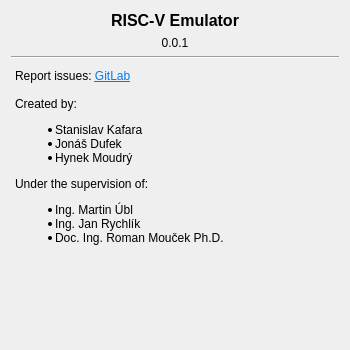
<?xml version="1.0" encoding="UTF-8"?>
<ui version="4.0">
 <class>AboutWindow</class>
 <widget class="QDialog" name="AboutWindow">
  <property name="geometry">
   <rect>
    <x>0</x>
    <y>0</y>
    <width>350</width>
    <height>350</height>
   </rect>
  </property>
  <property name="sizePolicy">
   <sizepolicy hsizetype="Fixed" vsizetype="Fixed">
    <horstretch>0</horstretch>
    <verstretch>0</verstretch>
   </sizepolicy>
  </property>
  <property name="minimumSize">
   <size>
    <width>350</width>
    <height>350</height>
   </size>
  </property>
  <property name="maximumSize">
   <size>
    <width>350</width>
    <height>350</height>
   </size>
  </property>
  <property name="windowTitle">
   <string>About RISC-V Emulator</string>
  </property>
  <layout class="QVBoxLayout" name="verticalLayout_2">
   <item>
    <layout class="QVBoxLayout" name="verticalLayout">
     <item>
      <widget class="QLabel" name="label">
       <property name="font">
        <font>
         <pointsize>12</pointsize>
         <bold>true</bold>
        </font>
       </property>
       <property name="text">
        <string>RISC-V Emulator</string>
       </property>
       <property name="alignment">
        <set>Qt::AlignCenter</set>
       </property>
      </widget>
     </item>
     <item>
      <widget class="QLabel" name="label_2">
       <property name="text">
        <string>0.0.1</string>
       </property>
       <property name="alignment">
        <set>Qt::AlignCenter</set>
       </property>
      </widget>
     </item>
     <item>
      <widget class="Line" name="line">
       <property name="orientation">
        <enum>Qt::Horizontal</enum>
       </property>
      </widget>
     </item>
     <item>
      <widget class="QTextBrowser" name="textBrowser">
       <property name="styleSheet">
        <string notr="true">background-color: rgba(255, 255, 255, 0);</string>
       </property>
       <property name="frameShape">
        <enum>QFrame::NoFrame</enum>
       </property>
       <property name="frameShadow">
        <enum>QFrame::Plain</enum>
       </property>
       <property name="html">
        <string>&lt;!DOCTYPE HTML PUBLIC &quot;-//W3C//DTD HTML 4.0//EN&quot; &quot;http://www.w3.org/TR/REC-html40/strict.dtd&quot;&gt;
&lt;html&gt;&lt;head&gt;&lt;meta name=&quot;qrichtext&quot; content=&quot;1&quot; /&gt;&lt;meta charset=&quot;utf-8&quot; /&gt;&lt;style type=&quot;text/css&quot;&gt;
p, li { white-space: pre-wrap; }
hr { height: 1px; border-width: 0; }
li.unchecked::marker { content: &quot;\2610&quot;; }
li.checked::marker { content: &quot;\2612&quot;; }
&lt;/style&gt;&lt;/head&gt;&lt;body style=&quot; font-family:'Sans Serif'; font-size:9pt; font-weight:400; font-style:normal;&quot;&gt;
&lt;p style=&quot; margin-top:0px; margin-bottom:0px; margin-left:0px; margin-right:0px; -qt-block-indent:0; text-indent:0px;&quot;&gt;Report issues: &lt;a href=&quot;https://gitlab.com/skjdhm/emulv/-/issues&quot;&gt;&lt;span style=&quot; text-decoration: underline; color:#007af4;&quot;&gt;GitLab&lt;/span&gt;&lt;/a&gt;&lt;/p&gt;
&lt;p style=&quot;-qt-paragraph-type:empty; margin-top:0px; margin-bottom:0px; margin-left:0px; margin-right:0px; -qt-block-indent:0; text-indent:0px;&quot;&gt;&lt;br /&gt;&lt;/p&gt;
&lt;p style=&quot; margin-top:0px; margin-bottom:0px; margin-left:0px; margin-right:0px; -qt-block-indent:0; text-indent:0px;&quot;&gt;Created by: &lt;/p&gt;
&lt;ul style=&quot;margin-top: 0px; margin-bottom: 0px; margin-left: 0px; margin-right: 0px; -qt-list-indent: 1;&quot;&gt;
&lt;li style=&quot; margin-top:12px; margin-bottom:0px; margin-left:0px; margin-right:0px; -qt-block-indent:0; text-indent:0px;&quot;&gt;Stanislav Kafara  &lt;/li&gt;
&lt;li style=&quot; margin-top:0px; margin-bottom:0px; margin-left:0px; margin-right:0px; -qt-block-indent:0; text-indent:0px;&quot;&gt;Jonáš Dufek  &lt;/li&gt;
&lt;li style=&quot; margin-top:0px; margin-bottom:12px; margin-left:0px; margin-right:0px; -qt-block-indent:0; text-indent:0px;&quot;&gt;Hynek Moudrý &lt;/li&gt;&lt;/ul&gt;
&lt;p style=&quot; margin-top:0px; margin-bottom:0px; margin-left:0px; margin-right:0px; -qt-block-indent:0; text-indent:0px;&quot;&gt;Under the supervision of: &lt;/p&gt;
&lt;ul style=&quot;margin-top: 0px; margin-bottom: 0px; margin-left: 0px; margin-right: 0px; -qt-list-indent: 1;&quot;&gt;
&lt;li style=&quot; margin-top:12px; margin-bottom:0px; margin-left:0px; margin-right:0px; -qt-block-indent:0; text-indent:0px;&quot;&gt;Ing. Martin Úbl  &lt;/li&gt;
&lt;li style=&quot; margin-top:0px; margin-bottom:0px; margin-left:0px; margin-right:0px; -qt-block-indent:0; text-indent:0px;&quot;&gt;Ing. Jan Rychlík  &lt;/li&gt;
&lt;li style=&quot; margin-top:0px; margin-bottom:12px; margin-left:0px; margin-right:0px; -qt-block-indent:0; text-indent:0px;&quot;&gt;Doc. Ing. Roman Mouček Ph.D. &lt;/li&gt;&lt;/ul&gt;
&lt;p style=&quot;-qt-paragraph-type:empty; margin-top:0px; margin-bottom:0px; margin-left:0px; margin-right:0px; -qt-block-indent:0; text-indent:0px;&quot;&gt;&lt;br /&gt;&lt;/p&gt;&lt;/body&gt;&lt;/html&gt;</string>
       </property>
       <property name="openExternalLinks">
        <bool>true</bool>
       </property>
      </widget>
     </item>
    </layout>
   </item>
  </layout>
 </widget>
 <resources/>
 <connections/>
</ui>
